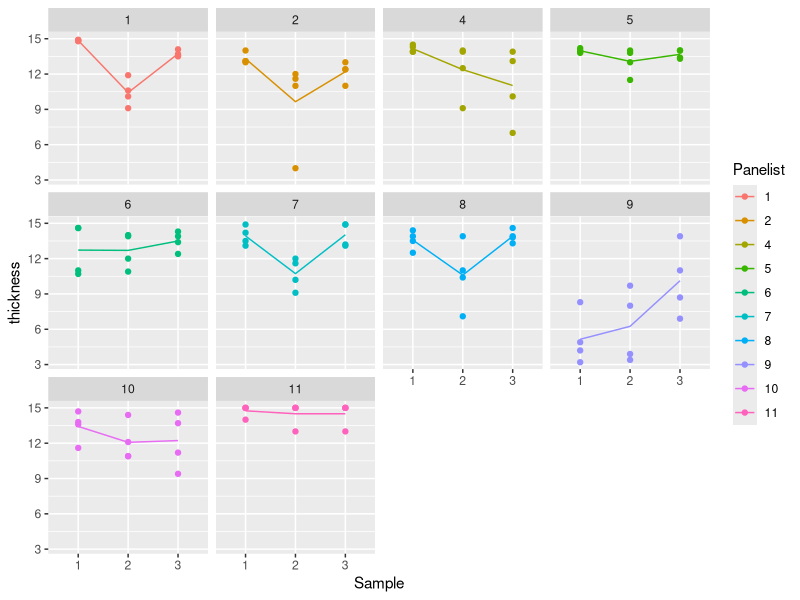
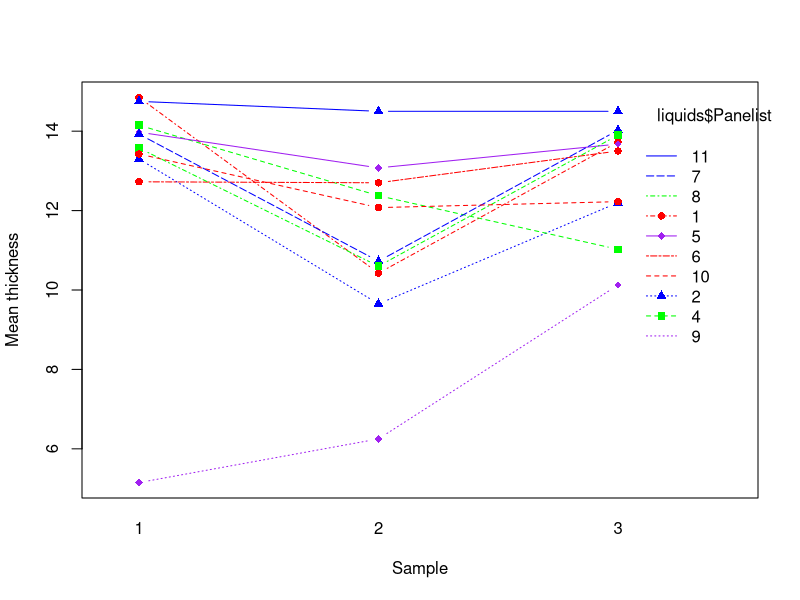

Reproduce these figures in R, in order.
#Discussion 6 (2-way ANOVA with interaction) -----------------------------
library(readxl)
liquids <- read_excel("Week 6/liquids.xlsx")

# Making Factors, Factors -------------------------------------------------
#Since we are looking at categorical predictors we need to have that reflected in the code
library(tidyverse)
str(liquids) #Check the structure of the data
liquids[,c(1:4)] <- lapply(liquids[,c(1:4)], as.factor)
str(liquids) #Check the structure again


# ANOVA -------------------------------------------------------------------
# Refresher - 1-way ANOVA
model1 <- lm(thickness~Sample, data = liquids)
anova(model1)

# 2-way ANOVA
model2 <- lm(thickness~Sample+Panelist, liquids)
anova(model2)

# 2-way ANOVA with interaction
model2int <- lm(thickness~Sample*Panelist, liquids)
anova(model2int)




# Visualizing interactions ------------------------------------------------
library(ggplot2)
a <- 
  liquids %>% 
  ggplot(aes(x=Sample, y=thickness, group=Panelist, color=Panelist)) + 
  geom_point() +
  stat_summary(aes(y = thickness, group=Panelist, color=Panelist), fun=mean, geom="line")

#Separating Data by panelist using facet_wrap function
a1 <- a + facet_wrap(~Panelist)
a1

#Using interaction function to create interaction plot
interaction.plot(x.factor = liquids$Sample,
                 trace.factor = liquids$Panelist,
                 response = liquids$thickness,
                 fun = mean,
                 type = "b",
                 col = c("red","blue","green","purple"),
                 pch = c(16,17,15,18),
                 xlab = "Sample",
                 ylab = "Mean thickness",
                 legend = TRUE)
